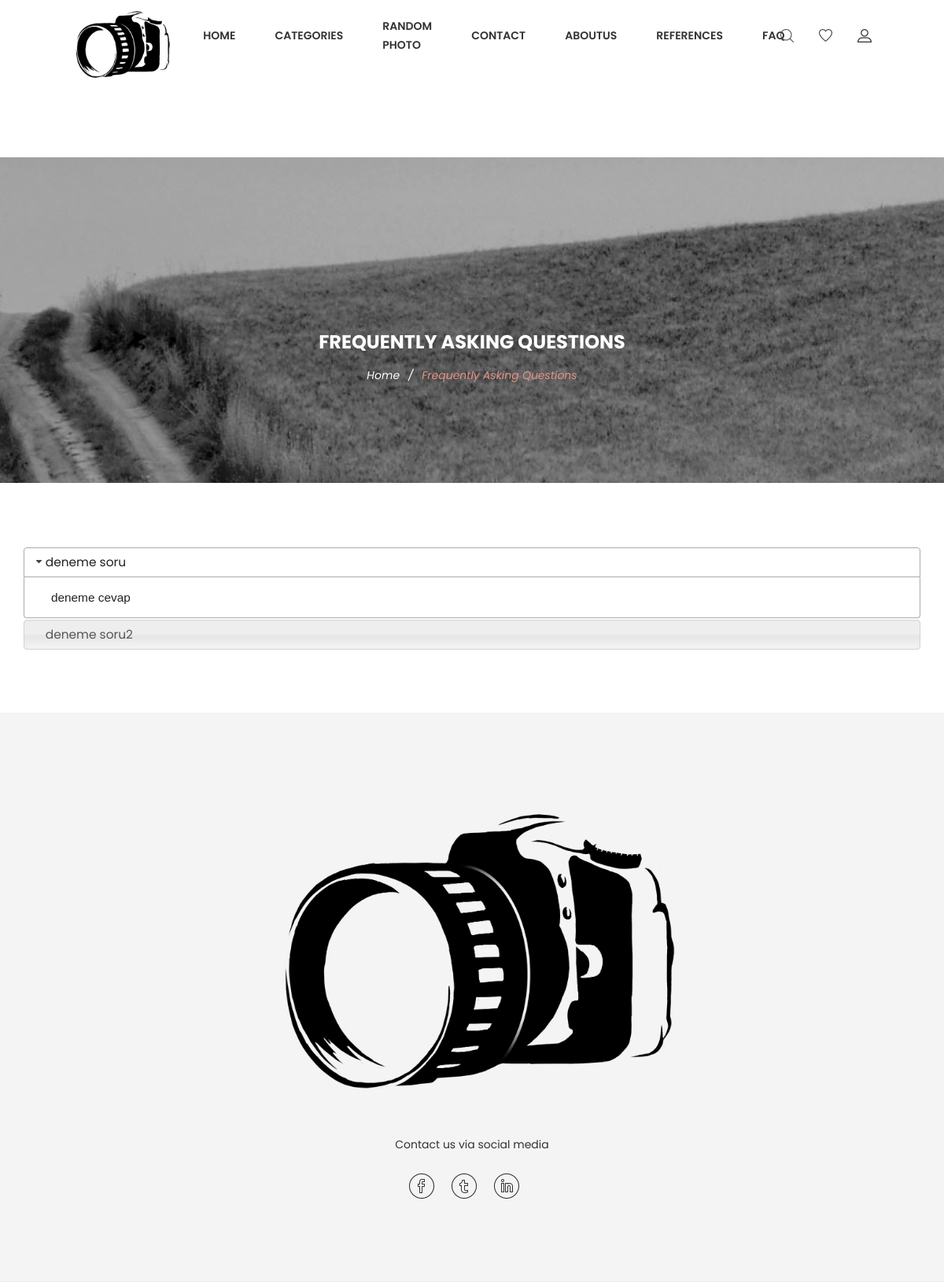
Page /faq/ on the earlier database version.
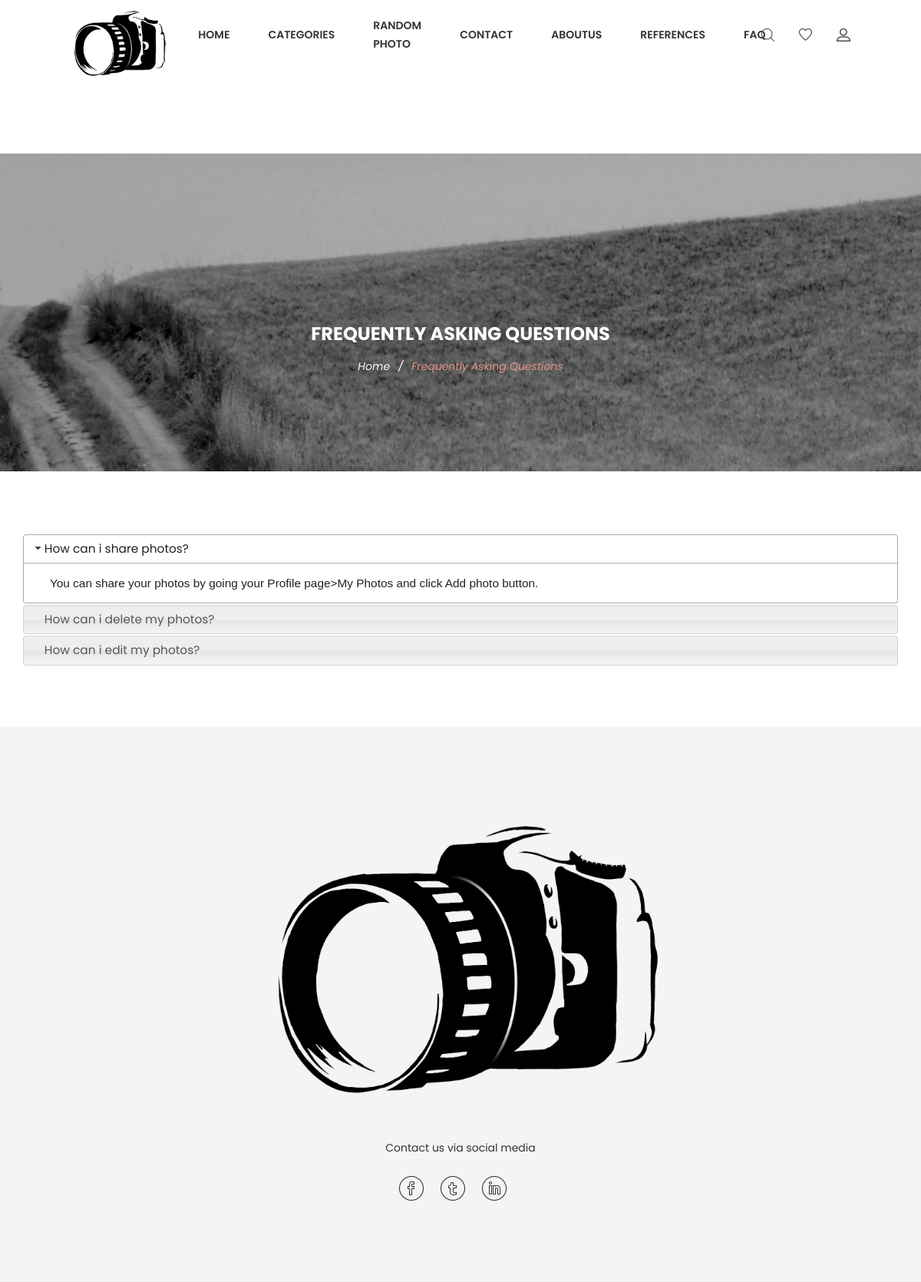
Same page on the later database version.
### home/models.py (models this page shows, shortened)
class FAQ(models.Model):
    STATUS = (
        ('True', 'Evet'),
        ('False', 'Hayır'),
    )
    ordernumber = models.IntegerField()
    question = models.CharField(max_length=150)
    answer = models.TextField()
    status = models.CharField(max_length=10, choices=STATUS)
    create_at = models.DateTimeField(auto_now_add=True)
    update_at = models.DateTimeField(auto_now=True)

### home/views.py (the view)
# urls.py: path('faq/', views.faq, name='faq')
def faq(request):
    fq = FAQ.objects.filter(status='True').order_by('ordernumber')
    context = {'faq': fq}
    context.update(common())
    return render(request, 'Pages/faqPage.html', context)

### globals.py (called while the page is built)
def common():
    setting = Setting.objects.get(pk=1)
    category = Category.objects.all()
    return {'setting': setting,
            'category': category}

### home/templates/Pages/faqPage.html (shortened to what this page needs)
{% extends 'HomeBase.html' %}
{% block body %}
    <div class="ht__bradcaump__area bg-image--5">
        <div class="container">
            <div class="row">
                <div class="col-lg-12">
                    <div class="bradcaump__inner text-center">
                        <h2 class="bradcaump-title">Frequently Asking Questions</h2>
                        <nav class="bradcaump-content">
                            <a class="breadcrumb_item" href="/">Home</a>
                            <span class="brd-separetor">/</span>
                            <span class="breadcrumb_item active">Frequently Asking Questions</span>
                        </nav>
                    </div>
                </div>
            </div>
        </div>
    </div>
    <section class="section-padding--lg bg--white">
        <div class="container">
            <div class="col-lg-12">
                <div id="accordion">
                    {% for fq in faq %}
                    <h3>{{ fq.question }}</h3>
                    <div>
                        <p>
                            {{ fq.answer }}
                        </p>
                    </div>
                    {% endfor %}
                </div>
            </div>
        </div>
    </section>
{% endblock %}

### home/templates/HomeBase.html (shortened to what this page needs)
<!DOCTYPE html>
<html class="no-js" lang="zxx">
<head>
    {% load static %}
    <link rel="stylesheet" href="{% static 'css/bootstrap.min.css' %}">
    <link rel="stylesheet" href="{% static 'css/plugins.css' %}">
    <link rel="stylesheet" href="{% static 'style.css' %}">
    <link rel="stylesheet" href="{% static 'css/custom.css' %}">
    <link rel="stylesheet" href="https://ajax.googleapis.com/ajax/libs/jqueryui/1.11.4/themes/smoothness/jquery-ui.css">
</head>
<body>
{% block clean %}
    {% include 'header.html' %}
    <div class="wrapper" id="wrapper">
    <div style="padding-top: 200px"></div>
        {% block body %}{% endblock %}
        {% include 'footer.html' %}
    </div>
{% endblock %}
</body>
</html>

### home/templates/header.html (shortened to what this page needs)
{% load mptt_tags %}
{% load static %}
<header id="wn__header" class="header__area header__absolute sticky__header">
    <div class="container-fluid">
        <div class="row">
            <div class="col-md-6 col-sm-6 col-6 col-lg-2">
                <div class="logo">
                    <a href="/">
                        <img src="{% static 'images/logo/myLogo.png' %}" alt="logo images">
                    </a>
                </div>
            </div>
            <div class="col-lg-8 d-none d-lg-block">
                <nav class="mainmenu__nav">
                    <ul class="meninmenu d-flex justify-content-start">
                        <li class="drop with--one--item"><a href="/">Home</a></li>
                        {% if category %}
                            <li class="drop"><a href="/">Categories</a>
                            </li>
                        {% endif %}
                        <li><a href="/RandPhoto">Random Photo</a></li>
                        <li><a href="/contact">Contact</a></li>
                        <li><a href="/aboutus">AboutUs</a></li>
                        <li><a href="/references">References</a></li>
                        <li><a href="/faq">FAQ</a></li>
                    </ul>
                </nav>
            </div>
            <div class="col-md-6 col-sm-6 col-6 col-lg-2">
                <ul class="header__sidebar__right d-flex justify-content-end align-items-center">
                    <li class="shop_search"><a class="search__active" href="../static/#"></a></li>
                    <li class="wishlist"><a href="/"></a></li>
                    <li class="setting__bar__icon"><a class="setting__active" href="../static/#"></a>
                    </li>
                </ul>
            </div>
        </div>
    </div>
</header>

### home/templates/footer.html
{% load static %}
<footer id="wn__footer" class="footer__area bg__cat--8 brown--color">
    <div class="footer-static-top">
        <div class="container">
            <div class="row">
                <div class="col-lg-12">
                    <div class="footer__widget footer__menu">
                        <div class="ft__logo">
                            <a href="/">
                                <img src="{% static 'images/logo/myLogo.png'%}" alt="logo">
                            </a>
                            <p>Contact us via social media</p>
                        </div>
                        <div class="footer__content">
                            <ul class="social__net social__net--2 d-flex justify-content-center">
                                <li><a href="{{ setting.facebook }}"><i class="bi bi-facebook"></i></a></li>
                                <li><a href="{{ setting.twitter }}"><i class="bi bi-twitter"></i></a></li>
                                <li><a href="{{ setting.linkedin }}"><i class="bi bi-linkedin"></i></a></li>
                            </ul>
                        </div>
                    </div>
                </div>
            </div>
        </div>
    </div>
</footer>

### home/templates/jsFiles.html (shortened to what this page needs)
{% load static %}

Differences in the rows shown:
removed FAQ: question "deneme soru", answer "deneme cevap"
removed FAQ: question "deneme soru2"
added FAQ: question "How can i share photos?", answer "You can share your photos by going your Profile page>My Photos and click Add photo button."
added FAQ: question "How can i delete my photos?"
added FAQ: question "How can i edit my photos?"
